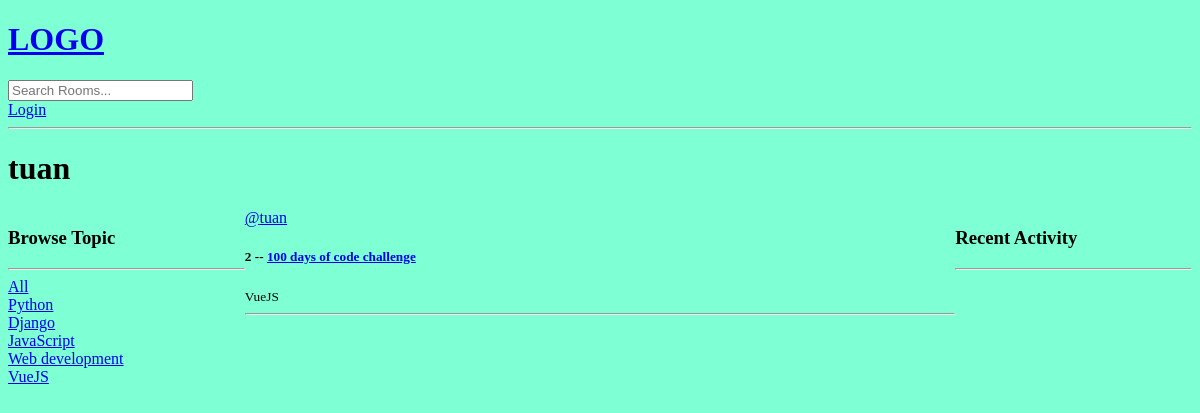
The app's page /profile/1/, older data.
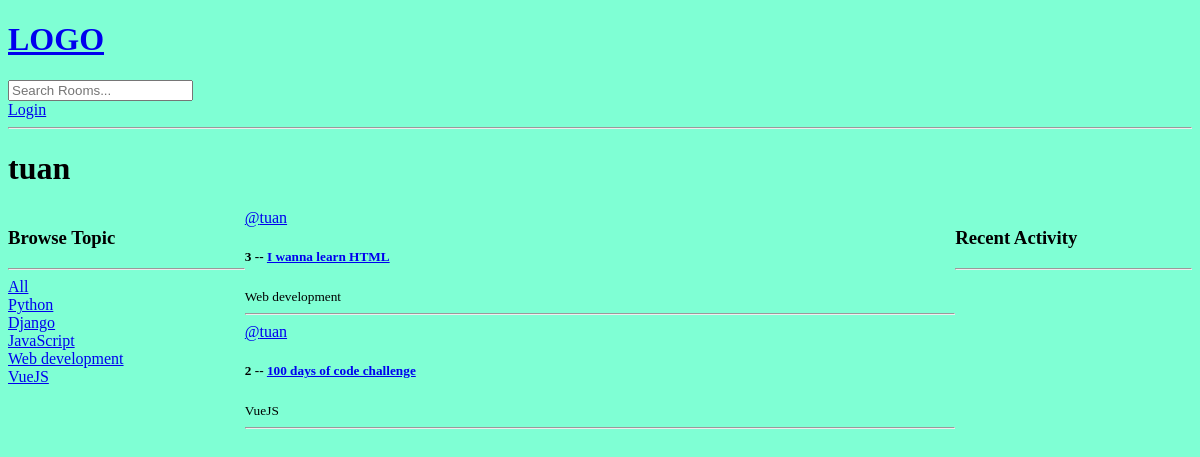
The same page, newer data.
### base/models.py (models this page shows, shortened)
class Topic(models.Model):
    name = models.CharField(max_length=200)

class Room(models.Model):
    host = models.ForeignKey(User,on_delete=models.SET_NULL,null=True)
    topic = models.ForeignKey(Topic,on_delete=models.SET_NULL,null=True)
    name = models.CharField(max_length=200)
    description = models.TextField(null=True,blank=True)
    participants =models.ManyToManyField(User, related_name='participants',blank=True)
    updated = models.DateTimeField(auto_now=True)
    created =  models.DateTimeField(auto_now_add=True)
    class Meta:
        ordering = ['-updated','-created']

### base/views.py (the view)
# urls.py: path('profile/<str:pk>/',views.userProfile,name="user-profile"),
def userProfile(request,pk):
    user = User.objects.get(id=pk)
    rooms = user.room_set.all()
    room_message = user.message_set.all()
    topics = Topic.objects.all()
    context = {'user':user,'rooms':rooms,'room_message':room_message,'topics':topics}
    return render(request,'base/profile.html',context)

### base/templates/base/profile.html (shortened to what this page needs)
{% extends 'main.html' %}
{% block content %}
  <h1>{{user.username}}</h1>
  <div class="profile-container">
    <div>
      {% include 'base/topics_component.html' %}
    </div>
    <div>
      {% include 'base/feed_component.html' %}
    </div>
    <div>
      {% include 'base/activity_component.html' %}
    </div>
  </div>
{% endblock content %}

### base/templates/base/topics_component.html
<h3>Browse Topic</h3>
<hr>
<div>
    <a href="{% url 'home' %}">All</a>
</div>
{% for topic in topics %}
  <div>
    <a href="{% url 'home' %}?q={{topic.name}}">{{topic.name}}</a>
  </div>
{% endfor %}

### base/templates/base/feed_component.html (shortened to what this page needs)
    {% for room in rooms %}
    <div>
      <a href="{% url 'user-profile' room.id %}"> @{{room.host.username}}</a>
      <h5>
        {{room.id}} -- <a href="{% url 'room' room.id %}"> {{room.name}}</a>
      </h5>
      <small>{{room.topic.name}}</small>
      <hr />
    </div>
    {% endfor %}

Row changes from the older to the newer data that the page shows:
added Room: host.username "tuan", id "3", name "I wanna learn HTML", topic.name "Web development"
